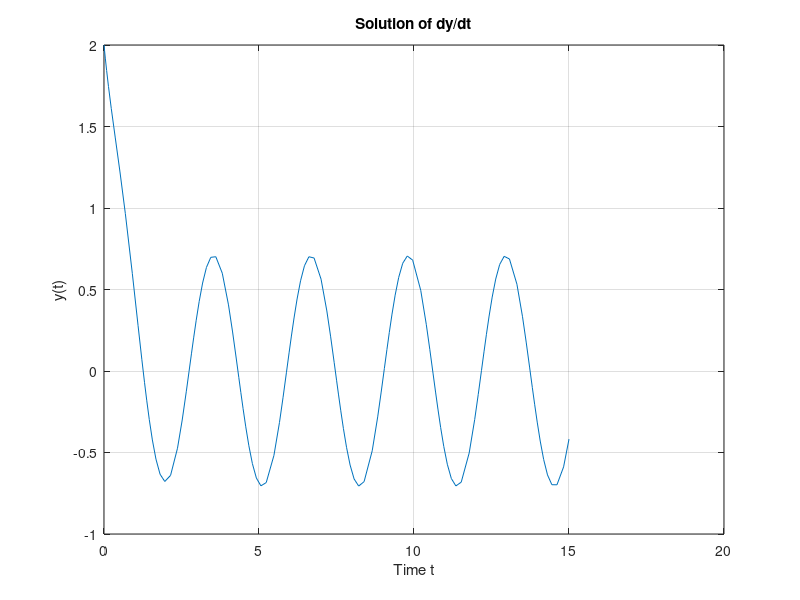

The MATLAB source for this figure:

tspan = [0 15];  
y0 = 2;         

myODE = @(t, y) -2*y + 2*cos(2*t);

[t, y] = ode23(myODE, tspan, y0);

plot(t, y);
title('Solution of dy/dt');
xlabel('Time t');
ylabel('y(t)');
grid on;
